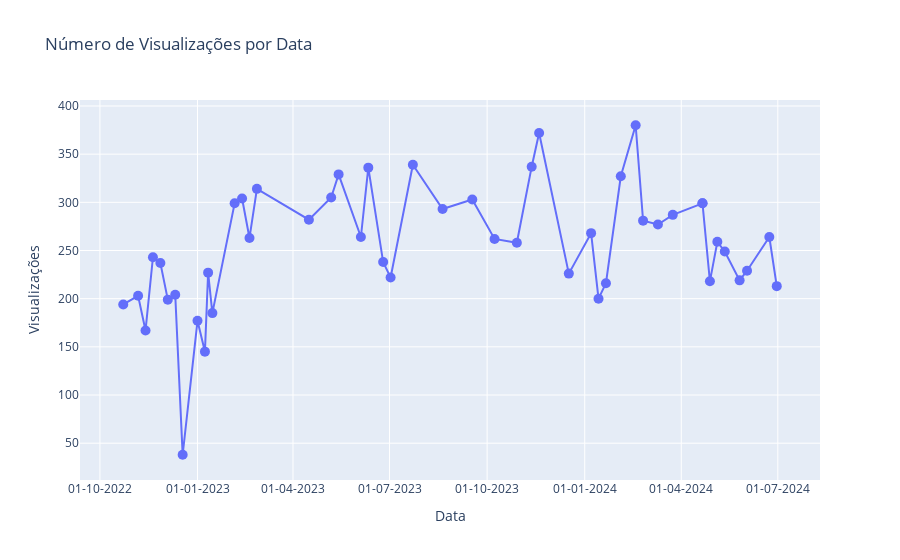

Here is the notebook cell this chart was saved with:
### Code cell
import plotly.graph_objects as go

# Supondo que playlist_df já esteja carregado e ordenado

# Criar o gráfico interativo
fig = go.Figure()

# Adicionar linha para o gráfico de visualizações
fig.add_trace(go.Scatter(
    x=playlist_df['date'],  # Eixo X
    y=playlist_df['views'],  # Eixo Y
    mode='lines+markers',  # Mostrar linhas e marcadores
    text=playlist_df.apply(lambda row: f"Título: {row['title']}<br>Data: {row['date'].strftime('%d-%m-%Y')}<br>Visualizações: {row['views']}<br>Likes: {row['likes']}", axis=1),
    textposition='top center',
    hoverinfo='text',  # Exibir informações adicionais ao passar o mouse
    marker=dict(size=10)  # Tamanho dos marcadores
))

# Atualizar o layout
fig.update_layout(
    title='Número de Visualizações por Data',
    xaxis_title='Data',
    yaxis_title='Visualizações',
    xaxis_tickformat='%d-%m-%Y',  # Formato da data
    hovermode='closest'  # Melhor exibição das informações ao passar o mouse
)

# Salvar o gráfico como um arquivo HTML
fig.write_html('dados_youtube.html')

# Mostrar o gráfico (opcional)
fig.show()

### Figure 1 — Plotly figure (JSON) as saved in the notebook; plotly's stock layout.template omitted (floating-point values rounded to 4 significant figures)
{"data": [{"hoverinfo": "text", "marker": {"size": 10}, "mode": "lines+markers", "text": ["Título: Missões Com Pr. Hugo Alborta (Idpb Chile)<br>Data: 23-10-2022<br>Visualizações: 194<br>Likes: 19", "Título: Culto De Primícias<br>Data: 06-11-2022<br>Visualizações: 203<br>Likes: 18", "Título: [Ao Vivo] Celebração Da Família<br>Data: 13-11-2022<br>Visualizações: 167<br>Likes: 11", "Título: Culto Da Visão<br>Data: 20-11-2022<br>Visualizações: 243<br>Likes: 29", "Título: Culto De Missões(Mês De Missões)<br>Data: 27-11-2022<br>Visualizações: 237<br>Likes: 19", "Título: Culto De Primícias<br>Data: 04-12-2022<br>Visualizações: 199<br>Likes: 18", "Título: Culto Da Família<br>Data: 11-12-2022<br>Visualizações: 204<br>Likes: 18", "Título: Culto Da Visão<br>Data: 18-12-2022<br>Visualizações: 38<br>Likes: 1", "Título: Primeira Celebração Do Ano<br>Data: 01-01-2023<br>Visualizações: 177<br>Likes: 23", "Título: Culto Da Família<br>Data: 08-01-2023<br>Visualizações: 145<br>Likes: 14", "Título: [Ao Vivo] Oração Pela Família<br>Data: 11-01-2023<br>Visualizações: 227<br>Likes: 29", "Título: [Ao Vivo] Culto Da Visão - 15/01/2023<br>Data: 15-01-2023<br>Visualizações: 185<br>Likes: 14", "Título: [Ao Vivo] Primícias<br>Data: 05-02-2023<br>Visualizações: 299<br>Likes: 22", "Título: Culto Da Família<br>Data: 12-02-2023<br>Visualizações: 304<br>Likes: 24", "Título: Impacto<br>Data: 19-02-2023<br>Visualizações: 263<br>Likes: 29", "Título: As Marcas Do Avivamento<br>Data: 26-02-2023<br>Visualizações: 314<br>Likes: 28", "Título: Culto Da Visão<br>Data: 16-04-2023<br>Visualizações: 282<br>Likes: 26", "Título: Celebração De Primícias [06.05.2023]<br>Data: 07-05-2023<br>Visualizações: 305<br>Likes: 35", "Título: Culto Da Família(Especial Dia Das Mães)<br>Data: 14-05-2023<br>Visualizações: 329<br>Likes: 29", "Título: [Ao Vivo] Culto De Primicias - 04/06/2023 (Encontro Infantil)<br>Data: 04-06-2023<br>Visualizações: 264<br>Likes: 20", "Título: Culto Da Família<br>Data: 11-06-2023<br>Visualizações: 336<br>Likes: 27", "Título: Domingo Da Igreja Perseguida<br>Data: 25-06-2023<br>Visualizações: 238<br>Likes: 17", "Título: Culto De Primicias<br>Data: 02-07-2023<br>Visualizações: 222<br>Likes: 15", "Título: Culto De Missões(23/07/2023)<br>Data: 23-07-2023<br>Visualizações: 339<br>Likes: 21", "Título: Culto Da Visão<br>Data: 20-08-2023<br>Visualizações: 293<br>Likes: 21", "Título: Celebração De Missões<br>Data: 17-09-2023<br>Visualizações: 303<br>Likes: 20", "Título: Culto Da Família<br>Data: 08-10-2023<br>Visualizações: 262<br>Likes: 22", "Título: Culto Da Vida Vitoriosa - 29/10/2023<br>Data: 29-10-2023<br>Visualizações: 258<br>Likes: 20", "Título: Culto Da Família (Mês De Missões)<br>Data: 12-11-2023<br>Visualizações: 337<br>Likes: 28", "Título: Celebração Especial (Mês De Missões)<br>Data: 19-11-2023<br>Visualizações: 372<br>Likes: 31", "Título: Culto Da Visão(Batismo Nas Águas)<br>Data: 17-12-2023<br>Visualizações: 226<br>Likes: 21", "Título: Culto De Primícias<br>Data: 07-01-2024<br>Visualizações: 268<br>Likes: 29", "Título: Culto Da Família<br>Data: 14-01-2024<br>Visualizações: 200<br>Likes: 21", "Título: Celebração Da Visão<br>Data: 21-01-2024<br>Visualizações: 216<br>Likes: 25", "Título: Culto De Primícias<br>Data: 04-02-2024<br>Visualizações: 327<br>Likes: 28", "Título: Culto Da Visão<br>Data: 18-02-2024<br>Visualizações: 380<br>Likes: 33", "Título: Culto De Missões<br>Data: 25-02-2024<br>Visualizações: 281<br>Likes: 35", "Título: Culto Da Família<br>Data: 10-03-2024<br>Visualizações: 277<br>Likes: 25", "Título: Celebração De Missões<br>Data: 24-03-2024<br>Visualizações: 287<br>Likes: 22", "Título: Celebração Da Visão<br>Data: 21-04-2024<br>Visualizações: 299<br>Likes: 28", "Título: Culto Da Visão<br>Data: 21-04-2024<br>Visualizações: 299<br>Likes: 27", "Título: Culto De Missões<br>Data: 28-04-2024<br>Visualizações: 218<br>Likes: 26", "Título: Culto De Primícias<br>Data: 05-05-2024<br>Visualizações: 259<br>Likes: 28", "Título: Culto Da Família (Dia Das Mães)<br>Data: 12-05-2024<br>Visualizações: 249<br>Likes: 24", "Título: Domingo Da Igreja Perseguida<br>Data: 26-05-2024<br>Visualizações: 219<br>Likes: 26", "Título: Culto De Primícias<br>Data: 02-06-2024<br>Visualizações: 229<br>Likes: 24", "Título: Celebração De Missões<br>Data: 23-06-2024<br>Visualizações: 264<br>Likes: 25", "Título: Celebração Da Vida Vitoriosa<br>Data: 30-06-2024<br>Visualizações: 213<br>Likes: 17"], "textposition": "top center", "type": "scatter", "x": ["2022-10-23T00:00:00", "2022-11-06T00:00:00", "2022-11-13T00:00:00", "2022-11-20T00:00:00", "2022-11-27T00:00:00", "2022-12-04T00:00:00", "2022-12-11T00:00:00", "2022-12-18T00:00:00", "2023-01-01T00:00:00", "2023-01-08T00:00:00", "2023-01-11T00:00:00", "2023-01-15T00:00:00", "2023-02-05T00:00:00", "2023-02-12T00:00:00", "2023-02-19T00:00:00", "2023-02-26T00:00:00", "2023-04-16T00:00:00", "2023-05-07T00:00:00", "2023-05-14T00:00:00", "2023-06-04T00:00:00", "2023-06-11T00:00:00", "2023-06-25T00:00:00", "2023-07-02T00:00:00", "2023-07-23T00:00:00", "2023-08-20T00:00:00", "2023-09-17T00:00:00", "2023-10-08T00:00:00", "2023-10-29T00:00:00", "2023-11-12T00:00:00", "2023-11-19T00:00:00", "2023-12-17T00:00:00", "2024-01-07T00:00:00", "2024-01-14T00:00:00", "2024-01-21T00:00:00", "2024-02-04T00:00:00", "2024-02-18T00:00:00", "2024-02-25T00:00:00", "2024-03-10T00:00:00", "2024-03-24T00:00:00", "2024-04-21T00:00:00", "2024-04-21T00:00:00", "2024-04-28T00:00:00", "2024-05-05T00:00:00", "2024-05-12T00:00:00", "2024-05-26T00:00:00", "2024-06-02T00:00:00", "2024-06-23T00:00:00", "2024-06-30T00:00:00"], "y": [194, 203, 167, 243, 237, 199, 204, 38, 177, 145, 227, 185, 299, 304, 263, 314, 282, 305, 329, 264, 336, 238, 222, 339, 293, 303, 262, 258, 337, 372, 226, 268, 200, 216, 327, 380, 281, 277, 287, 299, 299, 218, 259, 249, 219, 229, 264, 213]}], "layout": {"hovermode": "closest", "title": {"text": "Número de Visualizações por Data"}, "xaxis": {"tickformat": "%d-%m-%Y", "title": {"text": "Data"}}, "yaxis": {"title": {"text": "Visualizações"}}}}
